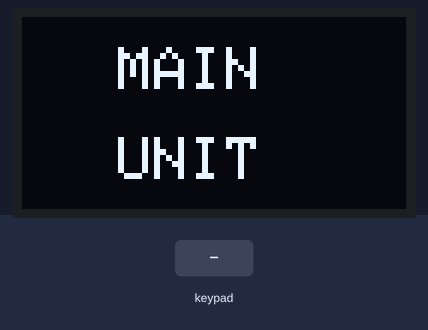
Recording of a sketch running on a simulated Arduino Uno, built with avr-gcc and run on an emulated ATmega328P. Parts: 128×64 one-colour display. The test bench sets the inputs (shaded band).

Above: at 0.1 s.
At 7.2 s:
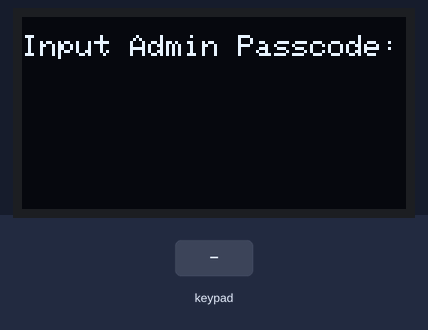
7.3 s: keypad keys 7 7 3 5 1 0 7 1 A pressed 0.4 s apart
At 11.8 s:
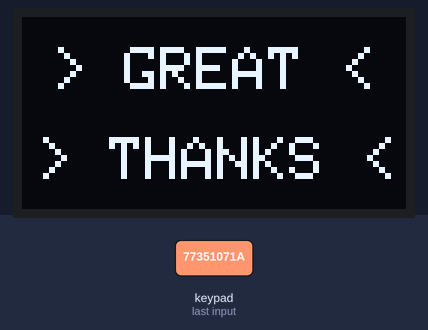
12.4 s: key 'A' pressed
Timing chart, 0 to 15.4 s (numbered marks = the images above; inputs shaded):
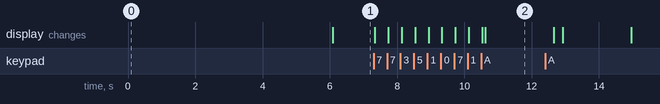

Measured:
- after the input at 7.3 s, the display: first changes at once (image 2 shows a later state)

The sketch:

InputAdminPass.ino
```cpp
#include <Keypad.h> // for keypad
#include <SPI.h>    // for oled
#include <Wire.h>
#include <Adafruit_GFX.h>
#include <Adafruit_SH1106.h>
#include <SPI.h> // for sdcard

// code for sd card component
#include <SD.h>
File myFile;

// code for defining the size of the Array
#define ARRAY_SIZE(x) sizeof(x) / sizeof(x[0])

#define OLED_RESET 4
#define SCREEN_ADDRESS 0x3C
const byte ROWS = 4;
const byte COLS = 4;

char hexaKeys[ROWS][COLS] = {
  {'1', '2', '3', 'A'},
  {'4', '5', '6', 'B'},
  {'7', '8', '9', 'C'},
  {'*', '0', '#', 'D'}
};
byte rowPins[ROWS] = {2, 3, 4, 5};
byte colPins[COLS] = {A0, A1, A2, A3};

// object instantiation for the OLED display
Adafruit_SH1106 display(OLED_RESET);

#if (SH1106_LCDHEIGHT != 64)
#error("Height incorrect, please fix Adafruit_SH1106.h!");
#endif

// object instantiation for the keypad
Keypad customKeypad = Keypad(makeKeymap(hexaKeys), rowPins, colPins, ROWS, COLS);

// variable declarations are coded here
// for getting administrator passcode
char admin_input[8];
short admin_fixedInput = 0;

unsigned short setCursorCollumn = 0; // used as reference point for the cursor when writting

char contact_input[11];
char passcode_input[4];

int addressOnEEPROM = 0;
short fixedNumberOfInputs = 0;
char codeFromEEPROM[4];
String predefined_adminpass[] = {"77351071", "27326699", "82736918", "61835240"};

/**
  variables  used for identifying different modes for execution
*/
boolean accessGranted = true;
void showMainUnit()
{
  display.clearDisplay();
  display.setTextSize(2);
  display.setTextColor(WHITE);
  display.setCursor(20, 10);
  display.println(" MAIN ");
  display.setTextSize(2);
  display.setTextColor(WHITE);
  display.setCursor(20, 40);
  display.println(" UNIT ");
  display.display();
  delay(4000);
  display.clearDisplay();
}

// method to show the "input admin passcode" on display
void showInputPasscode()
{
  display.clearDisplay();
  display.setTextSize(1);
  display.setCursor(0, 6);
  display.println("Input Admin Passcode: ");
  display.display();
}
// method for showing characters from user input
void displayChar_input(char input, short setcursor_Collumn)
{
  display.setTextSize(2);
  display.setCursor(setcursor_Collumn, 30);
  display.println(input);
  display.display();
}
void setup()
{
  Wire.begin();
  Serial.begin(9600);
  display.begin(SH1106_SWITCHCAPVCC, 0x3C);
  showMainUnit();
  delay(2000);
}

// int contactNumber [];
// int fixedContactNumber = 0;

void loop()
{
start_Point:
  char keyValue = customKeypad.getKey();
  showInputPasscode();

  while (true)
  {
    if (accessGranted = true)
    {
      char keyValue = customKeypad.getKey();
      if (keyValue)
      {
        switch (keyValue)
        {
          case 'A':
            // loop to look and compare values obtained from user to the predefined admin passcodes
            for (int x = 0; x < 10; x++)
            {
              String str_admin = admin_input;
              // determine if the user input stored in array is equal to one to the contents in the adminpass array
              if (str_admin.compareTo(predefined_adminpass[x]) == 1)
              {
                display.clearDisplay();
                display.setTextSize(2);
                display.setTextColor(WHITE);
                display.setCursor(10, 10);
                display.println("> GREAT <");
                display.setTextSize(2);
                display.setTextColor(WHITE);
                display.setCursor(5, 40);
                display.println("> THANKS <");
                display.display();
                delay(2000);
              }
              else
              showInputPasscode();
            }

            break;

          case 'B':
            break;

          default:
            // first method for user input entry, number input from user for administrator authentication
            if (admin_fixedInput < sizeof(admin_input))
            {
              admin_input[admin_fixedInput] = keyValue;
              admin_fixedInput++;

              // display the user input into the oled
              displayChar_input(keyValue, setCursorCollumn);
              setCursorCollumn += 12;
            }
            break;
        }
      }
    }
    else
    {
      break;
    }
  }
}
```
